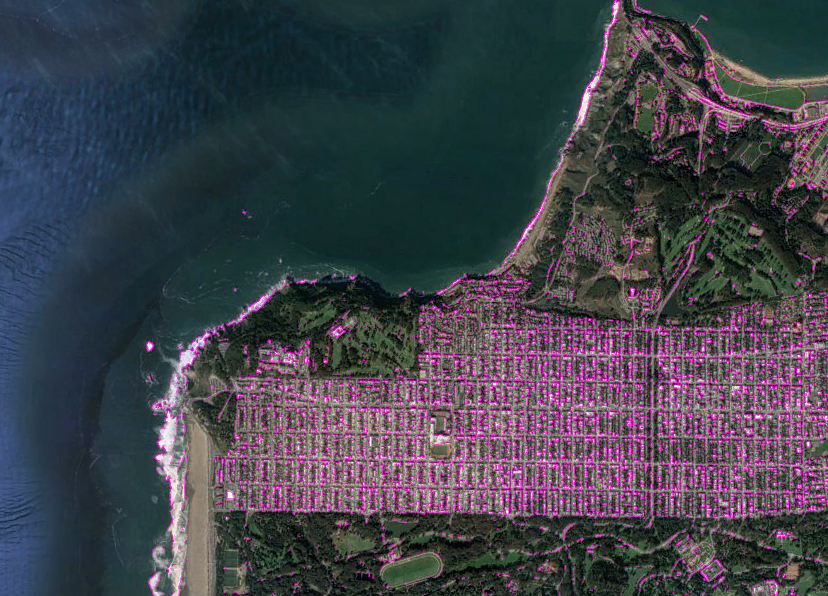
%> input picture boundarypink.jpg, 1656 x 1192 px (shown at 1/2 size)
$ octave city_density_detector.m   (GNU Octave 9; MATLAB toolbox functions it lacks are replaced by stand-ins)
%> lines starting %> are read from the running program, lines starting %| are printed output that depends on the picture; in (x1, y1, x2, y2) boxes, pixels count from 0 and x2, y2 are one past the last pixel; in counts of white or black regions, pixels touching at a corner belong together; the program's own positions count from 1
close all;
clear all;
% [11 lines of commented-out code are left out]

a = imread('boundarypink.jpg');
%> a is the input picture: size 1192x1656x3 uint8; mean R, G, B 65.7, 65.8, 75.3
figure(1);clf;
imshow(a);

dim_a = size(a);
%> dim_a = [1192 1656 3]
figure,imshow(a);
ffta=fft2(a);
fftshift1=fftshift(ffta);
magnitude=abs(fftshift1);
logMag = log(1 + magnitude); %// New
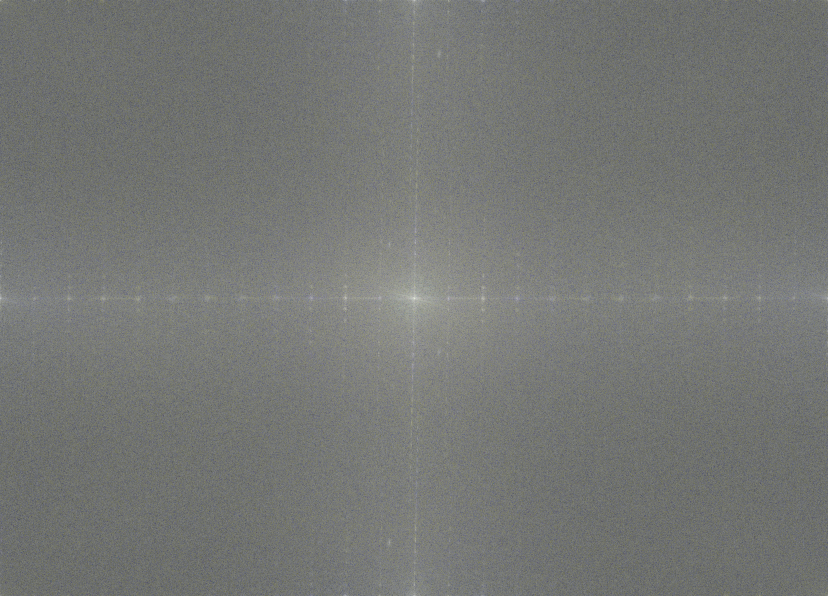
%> logMag: size 1192x1656x3 double (shown at 1/2 size); mean R, G, B 10.09, 10.22, 10.04; drawn with min black and max white
for c = 1 : size(a,3); %// New - normalize each plane
    logMag(:,:,c) = mat2gray(logMag(:,:,c));
end
figure(1);clf; imshow(logMag); title('magnitude');
% Create a logical image of a circle with specified
% diameter, center, and image size.
% First create the image.
imageSizeX = dim_a(2);
%> imageSizeX = 1656
imageSizeY = dim_a(1);
%> imageSizeY = 1192
[columnsInImage rowsInImage] = meshgrid(1:imageSizeX, 1:imageSizeY);
% Next create the circle in the image.
centerX = double(dim_a(2)/2);
%> centerX = 828
centerY = double(dim_a(1)/2);
%> centerY = 596
radius = 150;
lpf_temp = (rowsInImage - centerY).^2 ...
    + (columnsInImage - centerX).^2 <= radius.^2;
lpf(:,:,1) = lpf_temp;
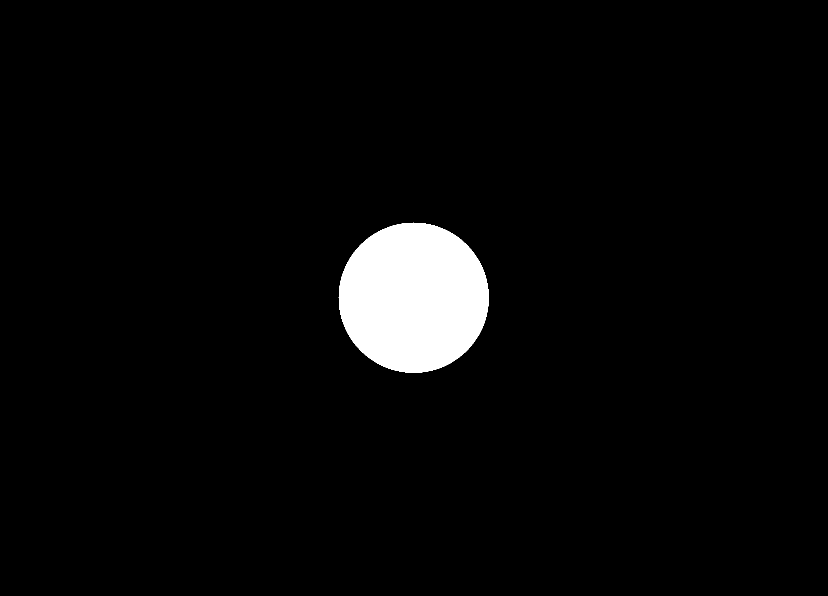
%> lpf: size 1192x1656 logical (shown at 1/2 size); 3.6% white; 1 white region, box (x1, y1, x2, y2) and area: (677, 445, 978, 746) 70681
lpf(:,:,2) = lpf_temp;
lpf(:,:,3) = lpf_temp;
% lpf = double(lpf)
% circlePixels is a 2D "logical" array.
% Now, display it.
figure(2);clf;
image(lpf);
colormap([0 0 0; 1 1 1]);
axis square
title('Low pass Filter');
rec = ifft2(lpf.*ffta);
rec_abs = abs(rec);
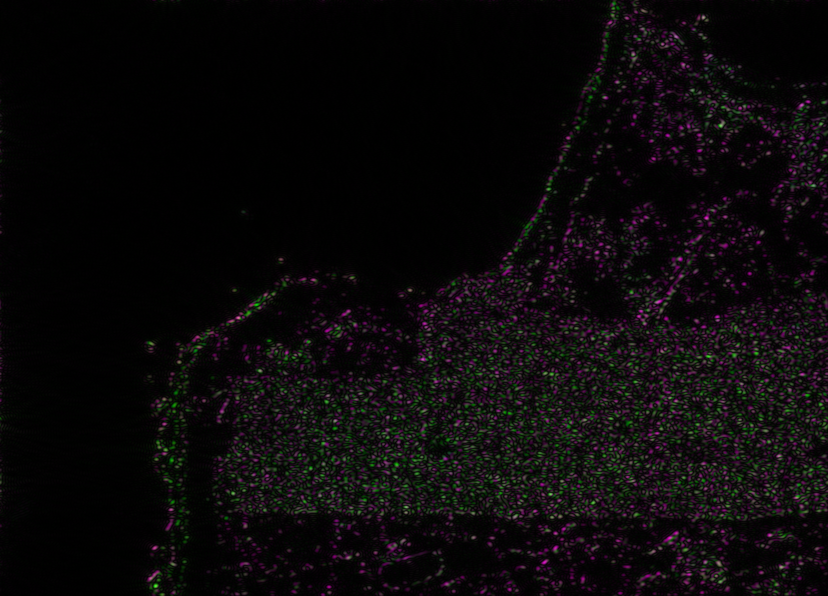
%> rec_abs: size 1192x1656x3 double (shown at 1/2 size); mean R, G, B 1.7, 1.4, 1.5; drawn with min black and max white
figure(3);clf;
imshow(rec_abs);
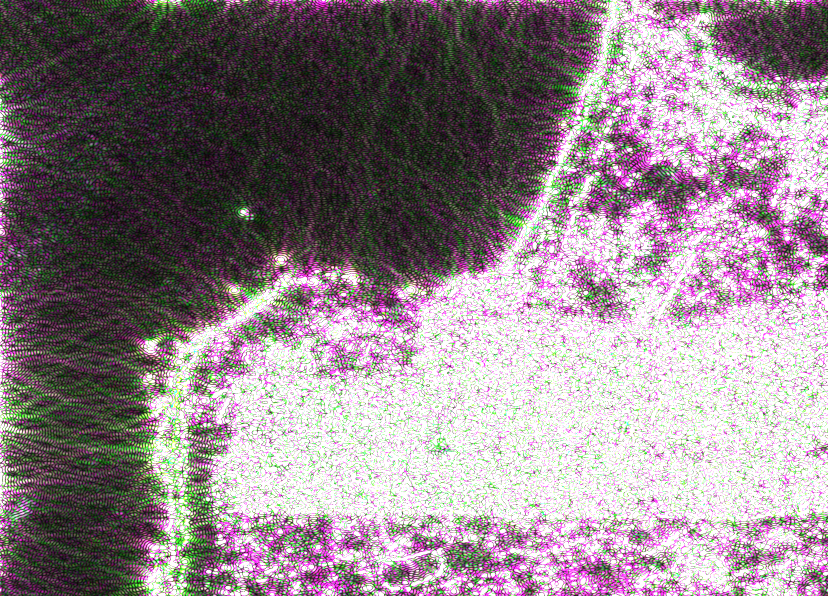
%> displayed picture: size 1192x1656x3, on the screen's scale of 0 to 255 (shown at 1/2 size); mean R, G, B 145.7, 132.6, 138.9

Kmedian = medfilt2(rgb2gray(rec_abs));
figure(7);clf;
Kmedian = medfilt2(Kmedian);
Kmedian = medfilt2(Kmedian);
Kmedian = medfilt2(Kmedian);

Kmedian = floor(Kmedian);
Kmedian = imfill(Kmedian,4, 'holes');


Kmedian = imcomplement(Kmedian);
Kmedian = imfill(Kmedian, 'holes');
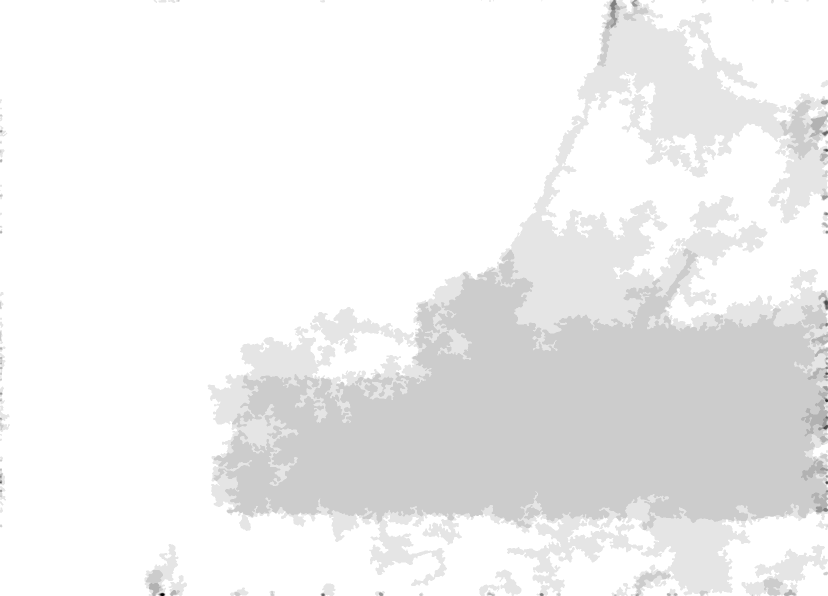
%> Kmedian: size 1192x1656 double (shown at 1/2 size); min -9, max 1, mean 0.414; drawn with min black and max white

figure(30);clf;
per =bwperim(Kmedian);
%> per: size 1192x1656 logical; 2.1% white in thin lines or dots
title('Filtered Noise')
imshow(Kmedian)
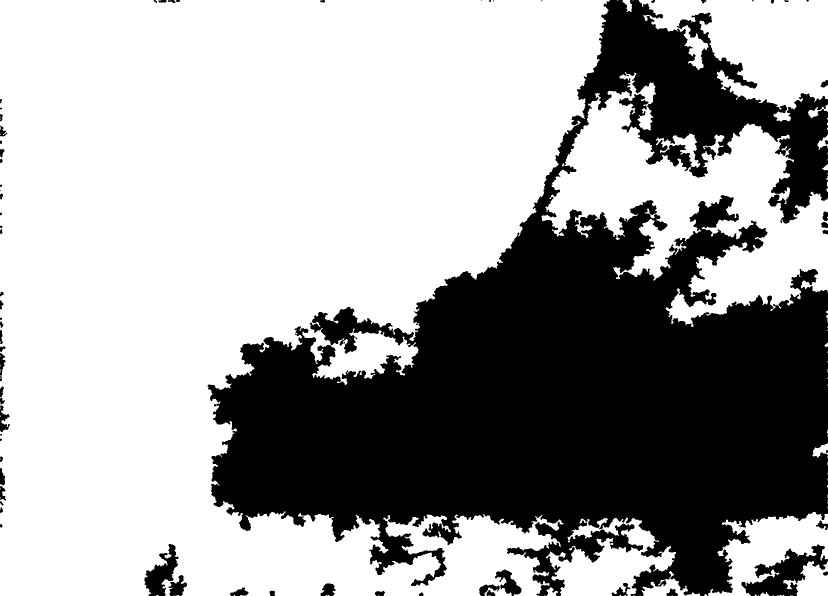
%> displayed picture: size 1192x1656, on the screen's scale of 0 to 255 (shown at 1/2 size); 63.8% white; 67 black regions (14 under 20 px), largest, box (x1, y1, x2, y2) and area: (415, 0, 1656, 1192) 694982, (1483, 1089, 1656, 1192) 7436, (289, 1088, 357, 1192) 3322

edg_can = edge(Kmedian, 'Canny');
%> edg_can: size 1192x1656 logical; 2.2% white in thin lines or dots

figure(20);clf;
imshow(per);

figure(21);clf;
imshow(edg_can);

Interp=a;
for k=1:5
    Interp=imopen(edg_can, strel('disk',20));
end

BW = bwmorph(bwconvhull(edg_can), 'erode', 5);
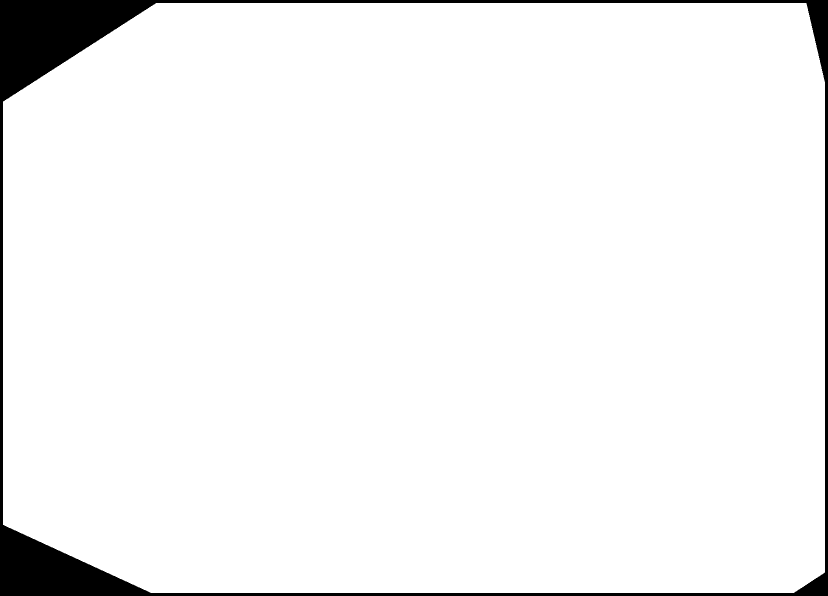
%> BW: size 1192x1656 logical (shown at 1/2 size); 95.5% white; 1 black region, box (x1, y1, x2, y2) and area: (0, 0, 1656, 1192) 88708
Mask=repmat(BW, [1,1,3]);

Interpolated(:,:)= medfilt2(Interp.*~(BW==edg_can), [4 4]);
%> Interpolated: size 1192x1656 double; every value is 0

% [27 lines of commented-out code are left out]

$ run again, with 2000.jpg copied over boundarypink.jpg
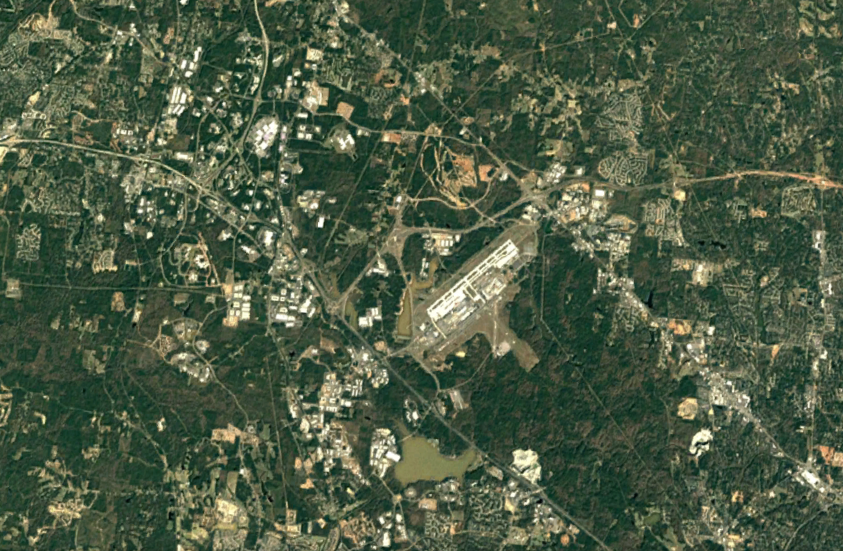
%> input picture 2000.jpg, 1686 x 1102 px (shown at 1/2 size)
%> a is the input picture: size 1102x1686x3 uint8; mean R, G, B 77.5, 92.2, 68.7
%> `lpf(:,:,1) = lpf_temp;`:
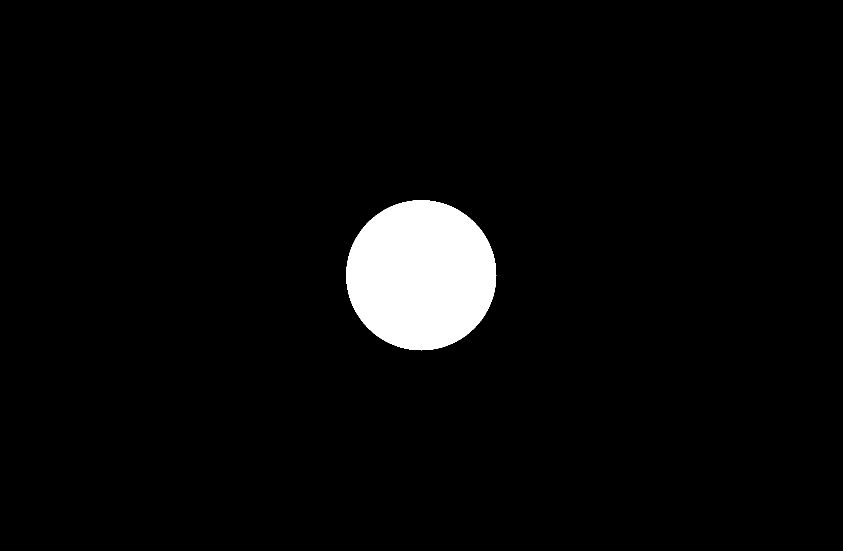
%> lpf: size 1102x1686 logical (shown at 1/2 size); 3.8% white; 1 white region, box (x1, y1, x2, y2) and area: (692, 400, 993, 701) 70681
%> per: size 1102x1686 logical; 0.3% white in thin lines or dots
%> edg_can: size 1102x1686 logical; 0% white in thin lines or dots
%> `BW = bwmorph(bwconvhull(edg_can), 'erode', 5);`:
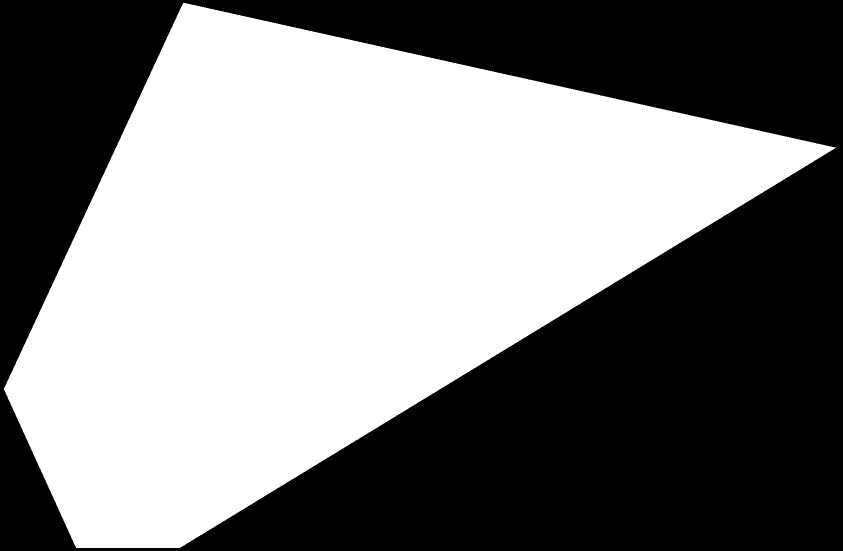
%> BW: size 1102x1686 logical (shown at 1/2 size); 50.5% white; 1 black region, box (x1, y1, x2, y2) and area: (0, 0, 1686, 1102) 918919
%> Interpolated: size 1102x1686 double; every value is 0
